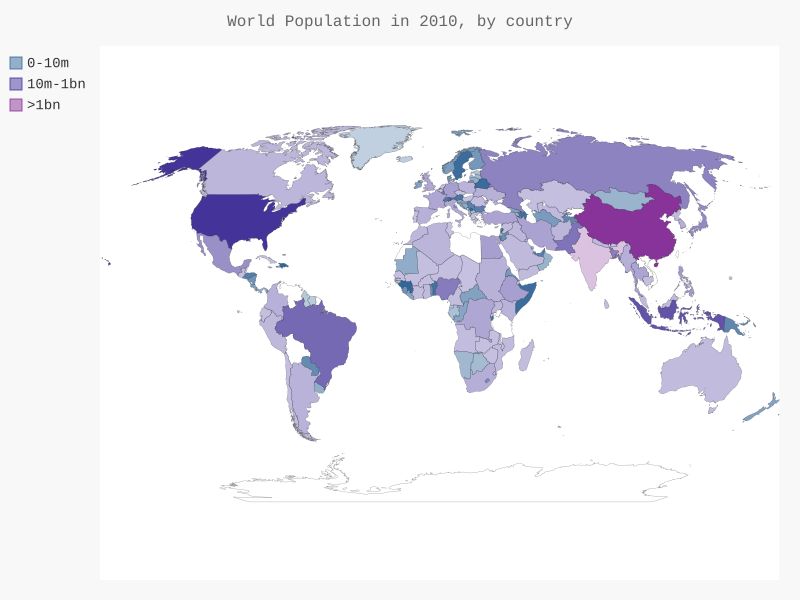

This chart was generated by the following Python code:
import json
from country_codes import get_country_code
from pygal.maps.world import World
from pygal.style import RotateStyle as RS, LightColorizedStyle as LCS



# load the data into a list.
filename = 'population_data.json'

with open(filename) as f:
	pop_data = json.load(f)

# build a dictionary of population data.
cc_populations = {}

for pop_dict in pop_data:
	if pop_dict['Year'] == '2010':
		country_name = pop_dict['Country Name']
		population = int(float(pop_dict['Value']))
		code = get_country_code(country_name)
		if code:
			cc_populations[code] = population
		else:
			print("ERROR - " + country_name)


# group the countries into 3 population levels.
cc_pops_1, cc_pops_2, cc_pops_3 = {}, {}, {}

for cc, pop in cc_populations.items():
	if pop < 10000000:
		cc_pops_1[cc] = pop
	elif pop < 1000000000:
		cc_pops_2[cc] = pop 
	else:
		cc_pops_3[cc] = pop 

# see how many countries are in each level
print(len(cc_pops_1), len(cc_pops_2), len(cc_pops_3))


# draw the world map
wm_style = RS('#336699', base_style=LCS)
wm = World(style=wm_style)
wm.title = 'World Population in 2010, by country'
wm.add('0-10m', cc_pops_1)
wm.add('10m-1bn', cc_pops_2)
wm.add('>1bn', cc_pops_3)

wm.render_to_file('world_population.svg')
